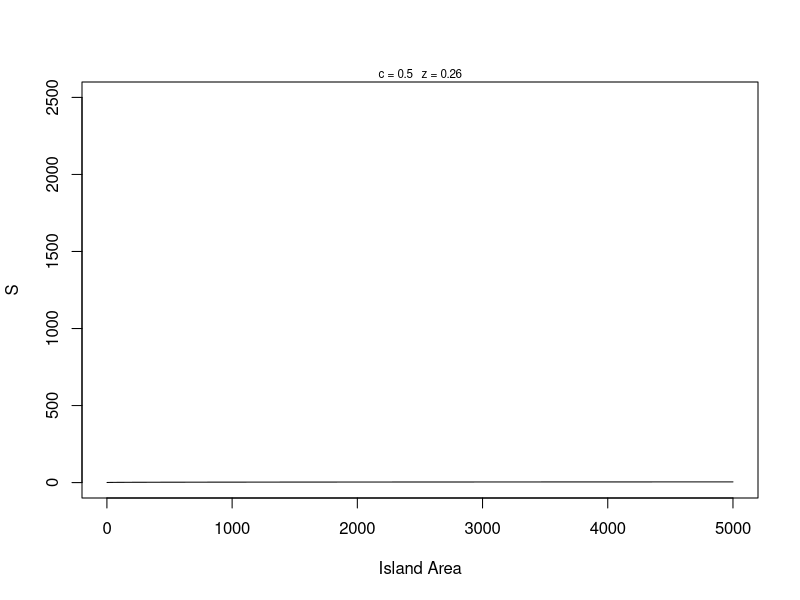
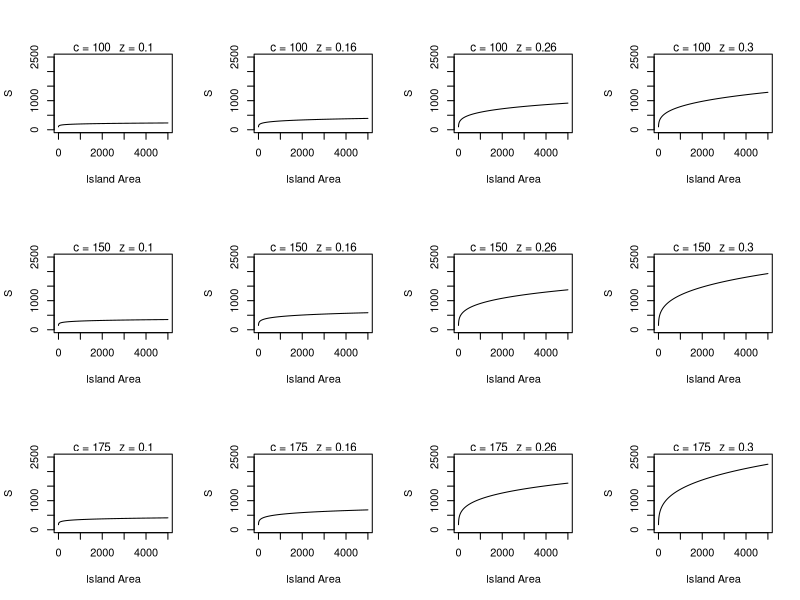
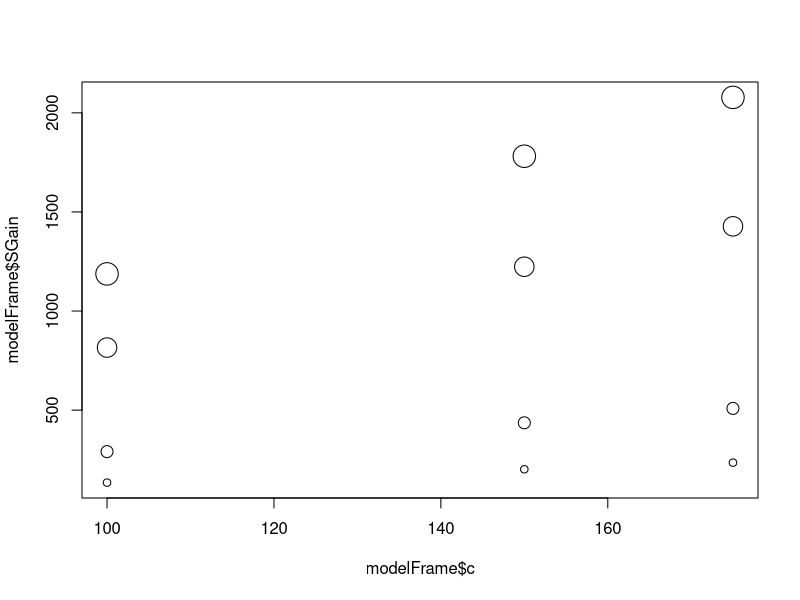
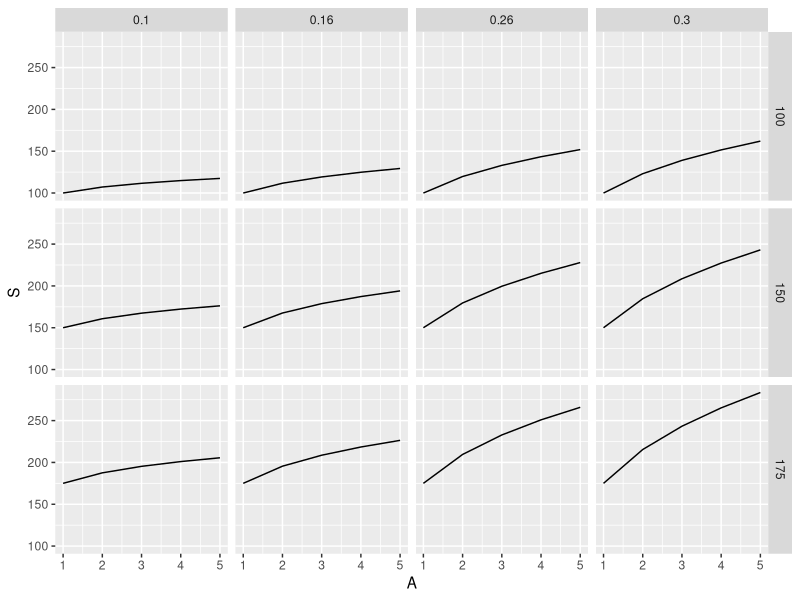
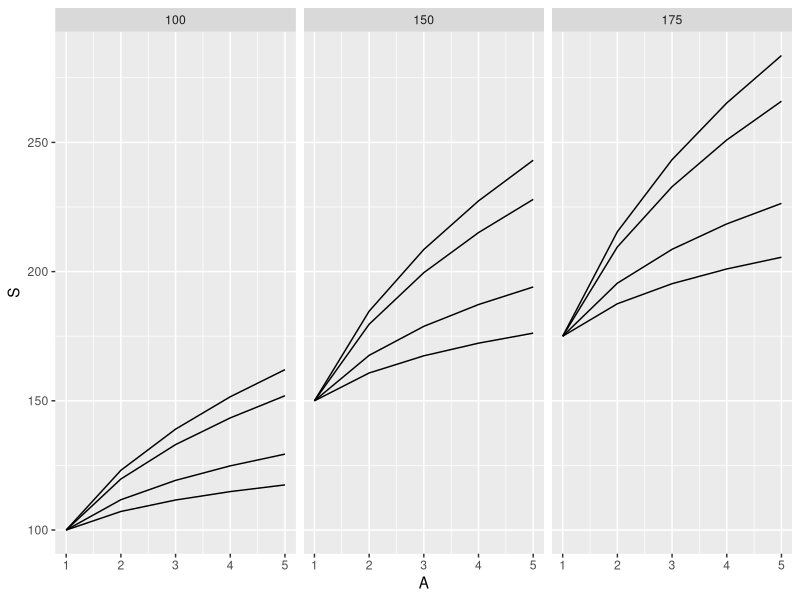
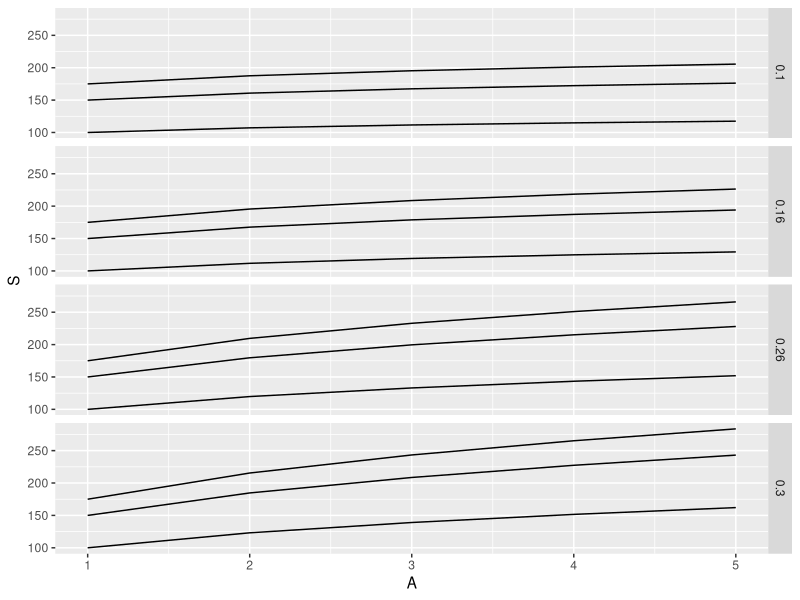

These figures' R source, in order:
## ---- chunk 1
# create test matrices of different row and column numbers
z <- matrix(runif(9),nrow=3)
z[3,3]
z <- matrix(runif(20),nrow=5)
z[5,4]
# z[4,5] # throws subscript out of bounds error

## ---- chunk 2
m <- matrix(round(runif(20),digits=2),nrow=5)
# loop over rows
for (i in 1:nrow(m)) { # could use for (i in seq_len(nrow(m)))
  m[i,] <- m[i,] + i
} 
print(m)

# Loop over columns
m <- matrix(round(runif(20),digits=2),nrow=5)
for (j in 1:ncol(m)) {
  m[,j] <- m[,j] + j
}
print(m)

# Loop over rows and columns
m <- matrix(round(runif(20),digits=2),nrow=5)
for (i in 1:nrow(m)) {
  for (j in 1:ncol(m)) {
    m[i,j] <- m[i,j] + i + j
  } # end of column j loop
} # end or row i loop
 print(m) 
## ---- chunk 3
# S = cA^z species area function, but what does it look like??

##################################################
# function: SpeciesAreaCurve
# creates power function relationship for S and A
# input: A is a vector of island areas
#        c is the intercept constant
#        z is the slope constant
# output: S is a vector of species richness values
#------------------------------------------------- 
SpeciesAreaCurve <- function(A=1:5000,c= 0.5,z=0.26){
  
  S <- c*(A^z)
return(S)
}
head(SpeciesAreaCurve())

##################################################
# function: SpeciesAreaPlot
# plot species area curves with parameter values
# input: A = vector of areas
#        c = single value for c parameter
#        z = single value for z parameter

# output: smoothed curve with parameters in graph
#------------------------------------------------- 
SpeciesAreaPlot <- function(A=1:5000,c= 0.5,z=0.26) {
plot(x=A,y=SpeciesAreaCurve(A,c,z),type="l",xlab="Island Area",ylab="S",ylim=c(0,2500))
mtext(paste("c =", c,"  z =",z),cex=0.7) 
      return()
}
SpeciesAreaPlot()
## ---- chunk 4
# global variables
cPars <- c(100,150,175)
zPars <- c(0.10, 0.16, 0.26, 0.3)
par(mfrow=c(3,4))
for (i in seq_along(cPars)) {
  for (j in seq_along(zPars)) {
    SpeciesAreaPlot(c=cPars[i],z=zPars[j])
  }
} 
par(mfrow=c(1,1))
## ---- chunk 5

expand.grid(cPars,zPars)

##################################################
# function: SA_Output
# Summary stats for species-area power function
# input: vector of predicted species richness 
# output: list of max-min, coefficient of variation 
#------------------------------------------------- 
SA_Output <- function(S=runif(1:10)) {

sumStats <- list(SGain=max(S)-min(S),SCV=sd(S)/mean(S))

return(sumStats)
}
SA_Output()

# Build program body with a single loop through 
# the parameters in modelFrame

# Global variables
Area <- 1:5000
cPars <- c(100,150,175)
zPars <- c(0.10, 0.16, 0.26, 0.3)

# set up model frame
modelFrame <- expand.grid(c=cPars,z=zPars)
modelFrame$SGain <- NA
modelFrame$SCV <- NA
print(modelFrame)

# cycle through model calculations
for (i in 1:nrow(modelFrame)) {
  
  # generate S vector
  temp1 <- SpeciesAreaCurve(A=Area,
                            c=modelFrame[i,1],
                            z=modelFrame[i,2])
  # calculate output stats
  temp2 <- SA_Output(temp1)
  # pass results to columns in data frame
  modelFrame[i,c(3,4)] <- temp2
  
}
print(modelFrame)

# use cex expansion to show a third variable with symbol size
plot(x=modelFrame$c,y=modelFrame$SGain,cex=10*modelFrame$z)
## ---- chunk 6
library(ggplot2)

Area <- 1:5 #keep this very small initially
cPars <- c(100,150,175)
zPars <- c(0.10, 0.16, 0.26, 0.3)

# set up model frame
modelFrame <- expand.grid(c=cPars,z=zPars,A=Area)
modelFrame$S <- NA


# loop through the parameters and fill with SA function

for (i in 1:length(cPars)) {
  for (j in 1:length(zPars)) {
    modelFrame[modelFrame$c==cPars[i] & modelFrame$z==zPars[j],"S"] <-   SpeciesAreaCurve(A=Area,c=cPars[i],z=zPars[j])
  }
}
# print(modelFrame) # check by printing a data frame with limited parameter values

library(ggplot2)

p1 <- ggplot(data=modelFrame)
p1 + geom_line(mapping= aes(x=A,y=S)) +
  facet_grid(c~z)

p2 <- p1
p2 + geom_line(mapping=aes(x=A,y=S,group=z)) +
  facet_grid(.~c)

p3 <- p1
p3 + geom_line(mapping=aes(x=A,y=S,group=c)) +
  facet_grid(z~.)
